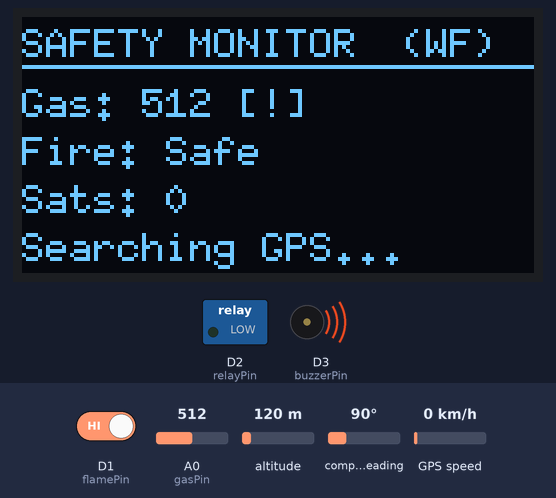
The sketch below on a simulated ESP8266 (NodeMCU). On the bench: 128×64 one-colour display, switched loads named in the sketch (green lamp = pin HIGH), buzzer (waves = sounding). The inputs (shaded band) are chosen by the test bench; at power-on: A0 (gasPin) = 512, D1 (flamePin) HIGH, altitude 120 m, compass heading 90°, GPS speed 0 km/h. WiFi joins after 1.5 s; servers stay silent unless stated; uploads are accepted with an empty reply; the GPS gets a fix after 3 s at 37.7749, -122.4194 with 8 satellites; what the sketch prints to the serial monitor is not drawn.

Above: at 2.9 s.
3.0 s: A0 (gasPin) set to 489
At 5.0 s:
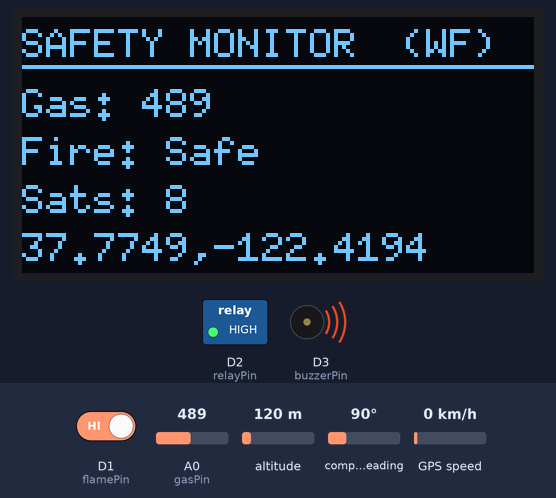
5.3 s: D1 (flamePin) driven LOW
At 5.9 s:
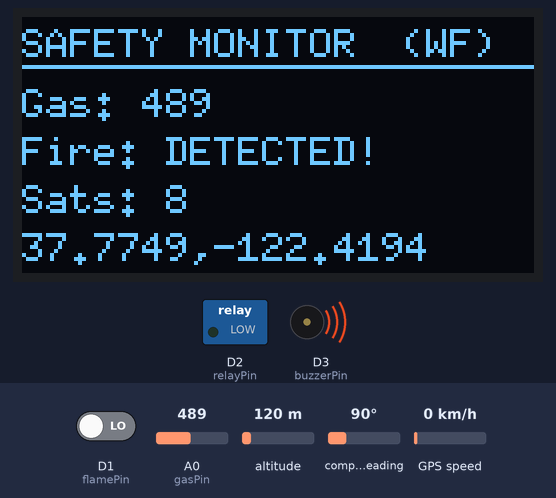
6.8 s: A0 (gasPin) set to 510
At 7.6 s:
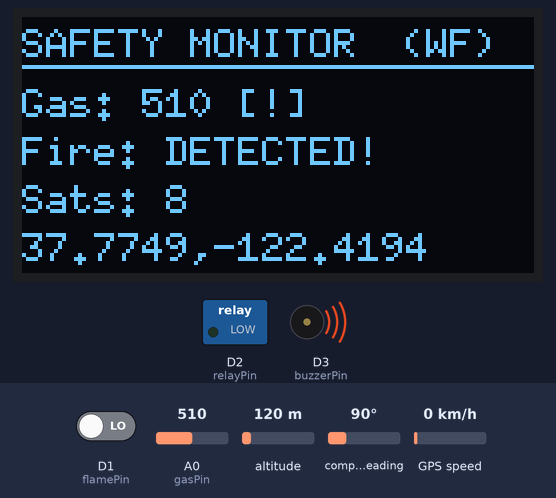
8.5 s: D1 (flamePin) driven HIGH
At 9.3 s:
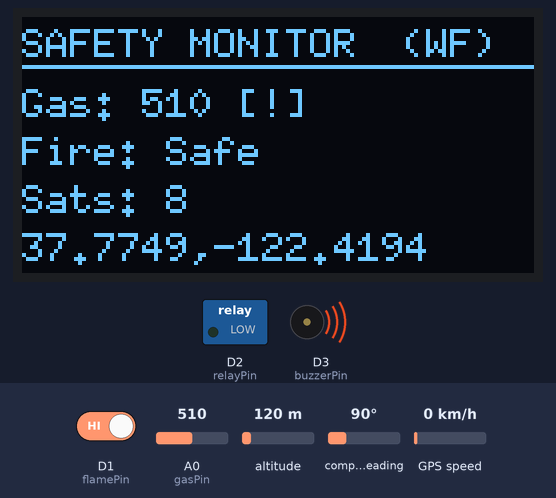
10.0 s: A0 (gasPin) set to 490
At 11.0 s:
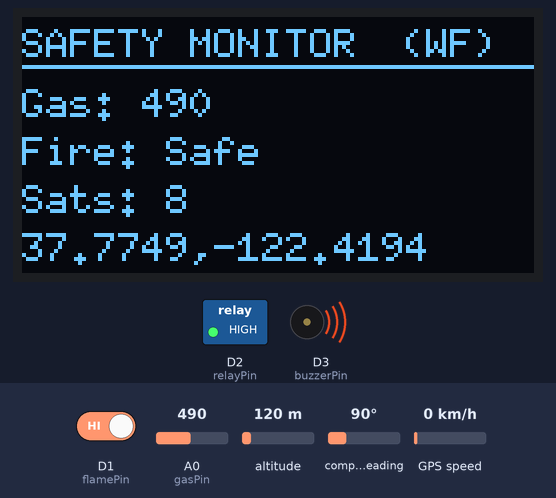
11.5 s: A0 (gasPin) set to 716
At 12.9 s:
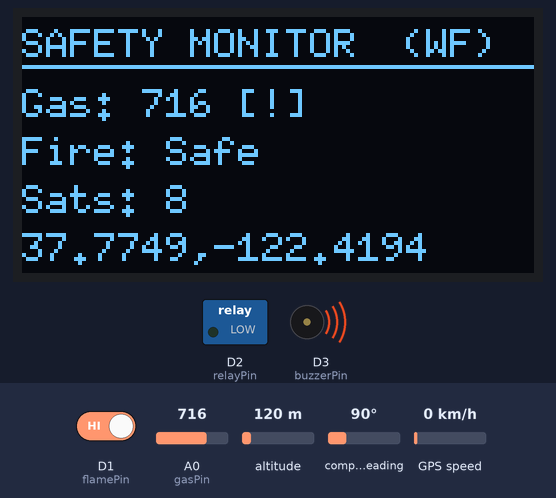
Timing chart, 0 to 14.0 s (numbered marks = the images above; inputs shaded):
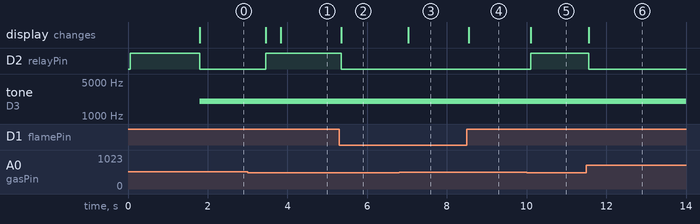

Measured:
- the behaviour switches between 501 and 500 on A0 (gasPin) (found by bisection; images 0 and 1)
- after the input at 3.0 s, D2 (relayPin): LOW → HIGH after 0.45 s; the display: first differs from a run without the input after 0.45 s (image 1 shows a later state)
- after the input at 5.3 s, D2 (relayPin): HIGH → LOW after 0.06 s; the display: changes after 0.06 s (image 2)
- after the input at 6.8 s, the display: changes after 0.23 s (image 3)
- after the input at 8.5 s, the display: changes after 0.05 s (image 4)
- after the input at 10.0 s, D2 (relayPin): LOW → HIGH after 0.10 s; the display: first differs from a run without the input after 0.10 s (image 5)
- after the input at 11.5 s, D2 (relayPin): HIGH → LOW after 0.05 s; the display: changes after 0.05 s (image 6)

The sketch:

LCD.ino
```cpp
#include <ESP8266WiFi.h>
#include <WiFiClientSecure.h>
#include <ESP8266HTTPClient.h>
#include <TinyGPS++.h>
#include <SoftwareSerial.h>
#include <Wire.h>
// เรียกใช้ไลบรารี U8g2 (พระเอกของเรา)
#include <U8g2lib.h>

// ================= 1. ตั้งค่าจอ OLED (SH1106) =================
// ใช้ Driver แบบที่ 2 ที่คุณทดสอบผ่าน
U8G2_SH1106_128X64_NONAME_F_HW_I2C u8g2(U8G2_R0, /* reset=*/ U8X8_PIN_NONE, /* clock=*/ D5, /* data=*/ D4);

// ================= 2. ตั้งค่า WIFI =================
const char* ssid     = "TECNO POVA 6 Pro 5G";
const char* password = "14092544";

// ================= 3. ตั้งค่า LINE & API =================
const char* lineHost = "api.line.me";
const char* accessToken = "LSmXROaNyWBDB6CXvsrQnXSE3vgX/oObcIaxGwSkrwS4V2V24IAl0Eusz2ZM3fiX0qcw5ifzMh8NfnPzviOUFc66UgdDDD+CmThQZH1kjmbH5DiQScPY2wa19CrOxgRE9sfMgeFBcCLb0G/uzjEHJgdB04t89/1O/w1cDnyilFU=LSmXROaNyWBDB6CXvsrQnXSE3vgX/oObcIaxGwSkrwS4V2V24IAl0Eusz2ZM3fiX0qcw5ifzMh8NfnPzviOUFc66UgdDDD+CmThQZH1kjmbH5DiQScPY2wa19CrOxgRE9sfMgeFBcCLb0G/uzjEHJgdB04t89/1O/w1cDnyilFU=";
String targetID = "Cf1f5aefc45f33c82d8bc303aa984fdef";
const char* gasApiUrl   = "https://gas-hee.vercel.app/api/gas";
const char* flameApiUrl = "https://gas-hee.vercel.app/api/flame";

// ================= 4. ตั้งค่า ขาอุปกรณ์ =================
int gasPin = A0;
int flamePin = D1;
int relayPin = D2;
int buzzerPin = D3;
int gpsRxPin = D6;
int gpsTxPin = D7;

TinyGPSPlus gps;
SoftwareSerial gpsSerial(gpsRxPin, gpsTxPin);

int gasVal = 0;
int flameState = HIGH;
int gasThreshold = 500;
bool isGasAlertSent = false;
bool isFireAlertSent = false;
unsigned long lastApiTime = 0;
long apiInterval = 10000;

// Prototype
void sendLinePush(String message);
void sendGasToAPI();
void sendFlameToAPI();
String getGoogleMapLink();
void updateOLED();

void setup() {
  Serial.begin(115200);
  gpsSerial.begin(9600);

  // เริ่มต้นจอ U8g2
  u8g2.begin();
  u8g2.clearBuffer();
  u8g2.setFont(u8g2_font_ncenB08_tr); // เลือกฟอนต์สวยๆ
  u8g2.drawStr(0, 15, "System Starting...");
  u8g2.drawStr(0, 35, "Driver: SH1106");
  u8g2.sendBuffer();

  pinMode(flamePin, INPUT);
  pinMode(relayPin, OUTPUT);
  pinMode(buzzerPin, OUTPUT);
  digitalWrite(relayPin, HIGH);
  noTone(buzzerPin);

  Serial.println("\nConnecting WiFi...");

  WiFi.begin(ssid, password);
  while (WiFi.status() != WL_CONNECTED) {
    delay(500);
    Serial.print(".");
  }

  Serial.println("\nWiFi Connected!");
  // แจ้งเตือนเริ่มต้น
  sendLinePush("System Ready: SH1106 OLED + GPS Mode");
}

void loop() {
  // 1. อ่าน GPS
  while (gpsSerial.available() > 0) gps.encode(gpsSerial.read());

  // 2. อ่านเซ็นเซอร์
  gasVal = analogRead(gasPin);
  flameState = digitalRead(flamePin);

  // 3. อัปเดตหน้าจอ (ด้วยฟังก์ชันใหม่ของ U8g2)
  updateOLED();

  // 4. Logic แจ้งเตือน (เสียงยาว)
  if (gasVal > gasThreshold || flameState == LOW) {
    digitalWrite(relayPin, LOW);   // เปิดพัดลม
    tone(buzzerPin, 2000);         // เสียงยาว
  } else {
    digitalWrite(relayPin, HIGH);  // ปิดพัดลม
    noTone(buzzerPin);             // เงียบ
  }

  // 5. ส่ง LINE (ไม่มี \n)
  if (gasVal > gasThreshold) {
    if (!isGasAlertSent) {
      String mapLink = getGoogleMapLink();
      sendLinePush("⚠️ อันตราย! แก๊สรั่ว (" + String(gasVal) + ") " + mapLink);
      isGasAlertSent = true;
    }
  } else { isGasAlertSent = false; }

  if (flameState == LOW) {
    if (!isFireAlertSent) {
      String mapLink = getGoogleMapLink();
      sendLinePush("🔥 ไฟไหม้! ตรวจพบเปลวไฟ! " + mapLink);
      isFireAlertSent = true;
    }
  } else { isFireAlertSent = false; }

  // 6. ส่ง API
  bool isEmergency = (gasVal > gasThreshold || flameState == LOW);
  apiInterval = isEmergency ? 1000 : 10000;
  unsigned long currentMillis = millis();
  if (currentMillis - lastApiTime >= apiInterval) {
    lastApiTime = currentMillis;
    sendGasToAPI();
    sendFlameToAPI();
  }
  delay(10);
}

// ================= ฟังก์ชันอัปเดตจอ (U8g2) =================
void updateOLED() {
  u8g2.clearBuffer();          // ล้างเมมโมรี่จอ
  u8g2.setFont(u8g2_font_6x10_tf); // ฟอนต์ขนาดเล็กอ่านง่าย

  // หัวข้อ
  u8g2.drawStr(0, 10, "SAFETY MONITOR");
  u8g2.drawLine(0, 12, 128, 12); // ขีดเส้นใต้

  // WiFi Status (มุมขวาบน)
  u8g2.setCursor(95, 10);
  if(WiFi.status() == WL_CONNECTED) u8g2.print("(WF)"); else u8g2.print("(--)");

  // ค่า Gas
  u8g2.setCursor(0, 25);
  u8g2.print("Gas: "); u8g2.print(gasVal);
  if(gasVal > gasThreshold) u8g2.print(" [!]");

  // ค่า Fire
  u8g2.setCursor(0, 37);
  u8g2.print("Fire: ");
  if(flameState == LOW) u8g2.print("DETECTED!"); else u8g2.print("Safe");

  // GPS Info
  u8g2.setCursor(0, 49);
  u8g2.print("Sats: "); u8g2.print(gps.satellites.value());

  // พิกัด
  u8g2.setCursor(0, 61);
  if(gps.location.isValid()) {
    u8g2.print(gps.location.lat(), 4);
    u8g2.print(",");
    u8g2.print(gps.location.lng(), 4);
  } else {
    u8g2.print("Searching GPS...");
  }

  u8g2.sendBuffer(); // สั่งให้ภาพขึ้นจอ
}

// ================= ฟังก์ชันเสริม (เหมือนเดิม) =================
String getGoogleMapLink() {
  if (gps.location.isValid()) {
    String lat = String(gps.location.lat(), 6);
    String lng = String(gps.location.lng(), 6);
    return "Map: https://maps.google.com/?q=" + lat + "," + lng;
  } else {
    return "Map: (Searching GPS...)";
  }
}

void sendLinePush(String message) {
  WiFiClientSecure client;
  client.setInsecure();
  client.setBufferSizes(512, 512);
  if (!client.connect(lineHost, 443)) return;
  String payload = "{\"to\":\"" + targetID + "\",\"messages\":[{\"type\":\"text\",\"text\":\"" + message + "\"}]}";
  client.println("POST /v2/bot/message/push HTTP/1.1");
  client.println("Host: " + String(lineHost));
  client.println("Authorization: Bearer " + String(accessToken));
  client.println("Content-Type: application/json");
  client.println("Content-Length: " + String(payload.length()));
  client.println();
  client.print(payload);
}

void sendGasToAPI() {
  if (WiFi.status() != WL_CONNECTED) return;
  WiFiClientSecure client; client.setInsecure(); client.setBufferSizes(512, 512);
  HTTPClient http;
  if (http.begin(client, gasApiUrl)) {
    http.addHeader("Content-Type", "application/json");
    String gasState = (gasVal > gasThreshold) ? "DANGER" : "SAFE";
    String payload = "{\"gas_val\":" + String(gasVal) + ",\"gas_state\":\"" + gasState + "\"}";
    http.POST(payload); http.end();
  }
}

void sendFlameToAPI() {
  if (WiFi.status() != WL_CONNECTED) return;
  WiFiClientSecure client; client.setInsecure(); client.setBufferSizes(512, 512);
  HTTPClient http;
  if (http.begin(client, flameApiUrl)) {
    http.addHeader("Content-Type", "application/json");
    String fStatus = (flameState == LOW) ? "FIRE DETECTED" : "NORMAL";
    String payload = "{\"flame_status\":\"" + fStatus + "\"}";
    http.POST(payload); http.end();
  }
}
```
